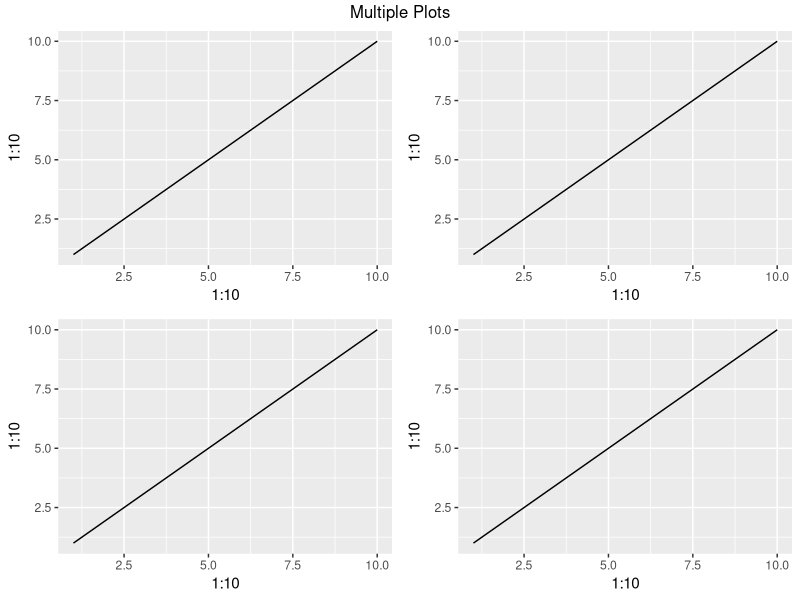

Here is the R script that generated this plot:
library(ggplot2)
library(gridExtra)

p1 <- ggplot()+geom_line(aes(x=1:10,y=1:10))
p2 <- ggplot()+geom_line(aes(x=1:10,y=1:10))
p3 <- ggplot()+geom_line(aes(x=1:10,y=1:10)) 
p4 <- ggplot()+geom_line(aes(x=1:10,y=1:10))
grid.arrange(p1, p2, p3, p4, ncol = 2, top = "Multiple Plots")